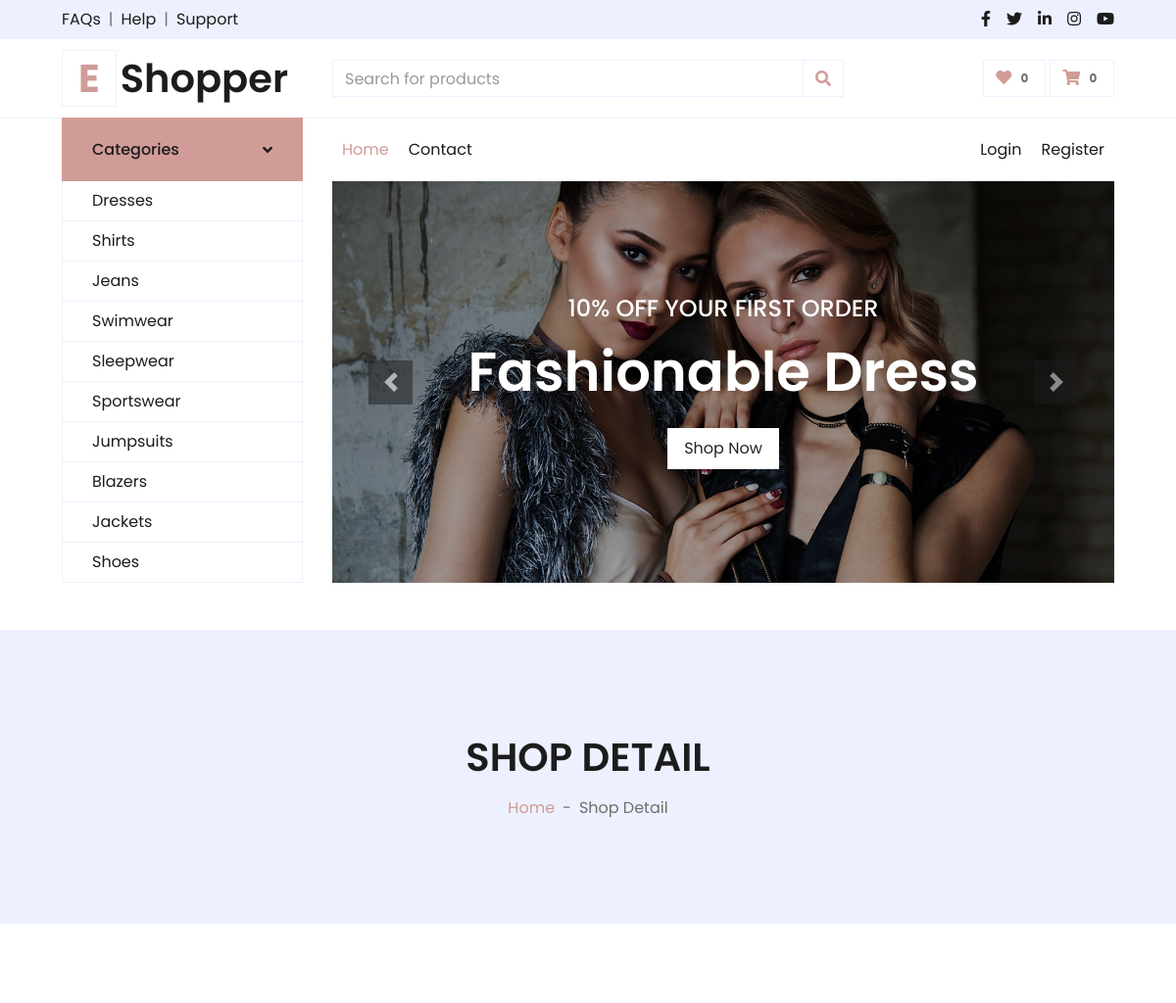
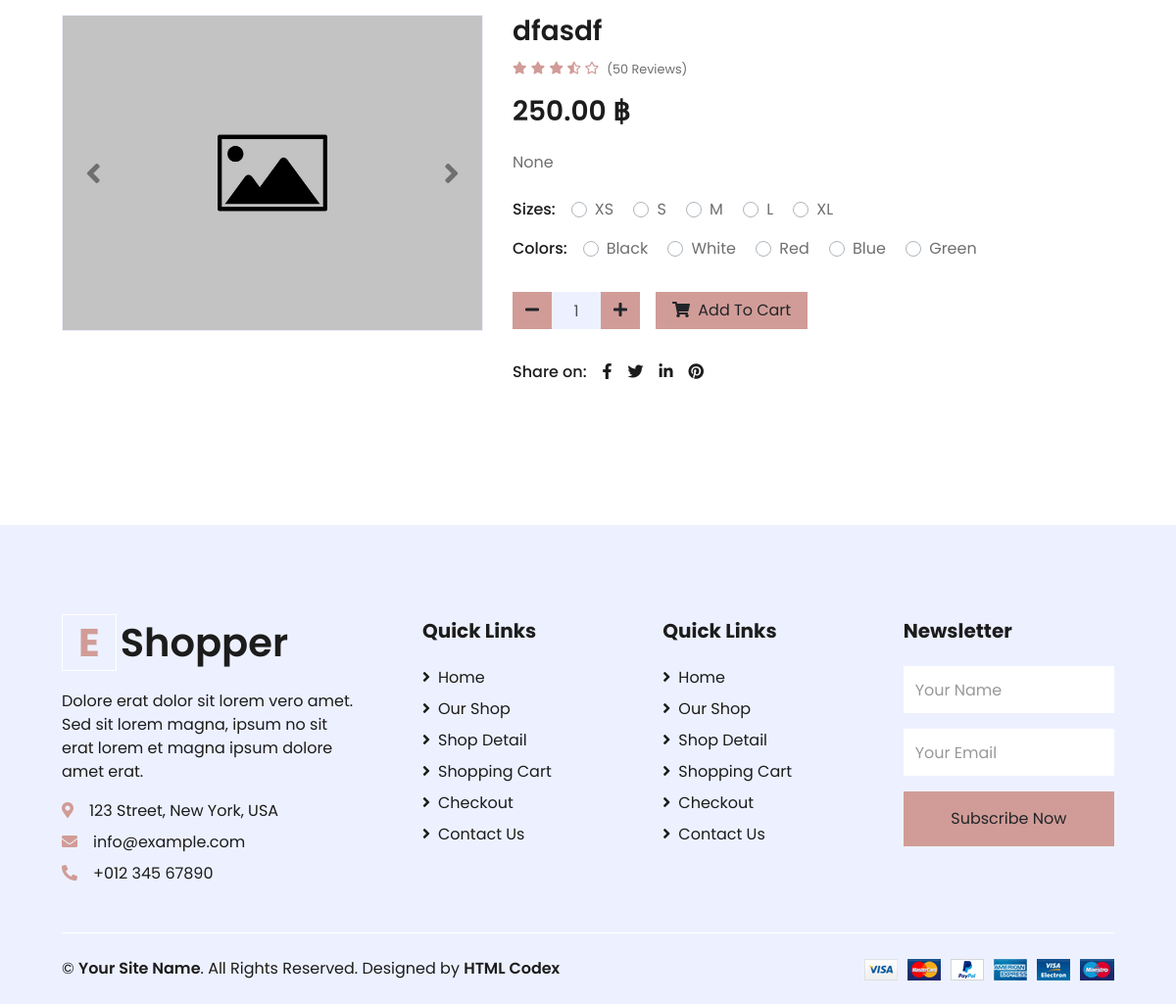
Page /store/detail/1 on the committed database (2 pictures, top to bottom).
### clothing_store/models.py (models this page shows, shortened)
class Product_List(models.Model):
    name = models.CharField(max_length=50, blank=True, null=True)
    GENDER_CHOICES = [
        ('male', 'ชาย ♂'),
        ('female', 'หญิง ♀'),
    ]
    gender = models.CharField(max_length=20, choices=GENDER_CHOICES)
    Size_CHOICES = [
        ('XS', 'XS'),
        ('S', 'S'),
        ('M', 'M'),
        ('L', 'L'),
        ('XL', 'XL'),
    ]
    size = models.CharField(max_length=20, choices=Size_CHOICES)
    price= models.DecimalField(max_digits=10, decimal_places=2)
    description = models.TextField(max_length=200, blank=True, null=True)
    plain_color = models.ForeignKey(Plain_Color, on_delete=models.CASCADE, blank=True, null=True)
    pattern = models.ForeignKey(Pattern, on_delete=models.CASCADE, blank=True, null=True) # ลวดลาย
    image_shirt = models.ImageField(upload_to='clothing_store/static/img/shirt/', default='default.png')

### clothing_store/views.py (the view)
# urls.py: path('store/detail/<int:id>',views.DetailPageStore, name="home_detail_store"),
def DetailPageStore(request, id):
    pd_list = Product_List.objects.get(pk=id)
    return render(request, 'shop-template/detail.html', {'row': pd_list})

### clothing_store/templates/shop-template/detail.html (shortened to what this page needs)
{% extends 'shop-template/layout.html' %}
{% load static %}
{% block Products01 %}
<div class="container-fluid bg-secondary mb-5">
    <div class="d-flex flex-column align-items-center justify-content-center" style="min-height: 300px">
        <h1 class="font-weight-semi-bold text-uppercase mb-3">Shop Detail</h1>
        <div class="d-inline-flex">
            <p class="m-0"><a href="">Home</a></p>
            <p class="m-0 px-2">-</p>
            <p class="m-0">Shop Detail</p>
        </div>
    </div>
</div>
<div class="container-fluid py-5">
    <div class="row px-xl-5">
        <div class="col-lg-5 pb-5">
            <div id="product-carousel" class="carousel slide" data-ride="carousel">
                <div class="carousel-inner border">
                    <div class="carousel-item active">
                        <img class="w-100 h-100" src="{% if row.image_shirt == 'default.png' %}{% static 'shop-template/img/default-image.jpg' %}{% else %}{{ row.image_shirt.url }}{% endif %}" alt="Image">
                    </div>
                </div>
                <a class="carousel-control-prev" href="#product-carousel" data-slide="prev">
                    <i class="fa fa-2x fa-angle-left text-dark"></i>
                </a>
                <a class="carousel-control-next" href="#product-carousel" data-slide="next">
                    <i class="fa fa-2x fa-angle-right text-dark"></i>
                </a>
            </div>
        </div>
        <div class="col-lg-7 pb-5">
            <h3 class="font-weight-semi-bold">{{ row.name }}</h3>
            <div class="d-flex mb-3">
                <div class="text-primary mr-2">
                    <small class="fas fa-star"></small>
                    <small class="fas fa-star"></small>
                    <small class="fas fa-star"></small>
                    <small class="fas fa-star-half-alt"></small>
                    <small class="far fa-star"></small>
                </div>
                <small class="pt-1">(50 Reviews)</small>
            </div>
            <h3 class="font-weight-semi-bold mb-4">{{ row.price }} ฿</h3>
            <p class="mb-4">{{ row.description }}</p>
            <div class="d-flex mb-3">
                <p class="text-dark font-weight-medium mb-0 mr-3">Sizes:</p>
                <form>
                    <div class="custom-control custom-radio custom-control-inline">
                        <label class="custom-control-label" for="size-1">XS</label>
                    </div>
                    <div class="custom-control custom-radio custom-control-inline">
                        <label class="custom-control-label" for="size-2">S</label>
                    </div>
                    <div class="custom-control custom-radio custom-control-inline">
                        <label class="custom-control-label" for="size-3">M</label>
                    </div>
                    <div class="custom-control custom-radio custom-control-inline">
                        <label class="custom-control-label" for="size-4">L</label>
                    </div>
                    <div class="custom-control custom-radio custom-control-inline">
                        <label class="custom-control-label" for="size-5">XL</label>
                    </div>
                </form>
            </div>
            <div class="d-flex mb-4">
                <p class="text-dark font-weight-medium mb-0 mr-3">Colors:</p>
                <form>
                    <div class="custom-control custom-radio custom-control-inline">
                        <label class="custom-control-label" for="color-1">Black</label>
                    </div>
                    <div class="custom-control custom-radio custom-control-inline">
                        <label class="custom-control-label" for="color-2">White</label>
                    </div>
                    <div class="custom-control custom-radio custom-control-inline">
                        <label class="custom-control-label" for="color-3">Red</label>
                    </div>
                    <div class="custom-control custom-radio custom-control-inline">
                        <label class="custom-control-label" for="color-4">Blue</label>
                    </div>
                    <div class="custom-control custom-radio custom-control-inline">
                        <label class="custom-control-label" for="color-5">Green</label>
                    </div>
                </form>
            </div>
            <div class="d-flex align-items-center mb-4 pt-2">
                <div class="input-group quantity mr-3" style="width: 130px;">
                    <div class="input-group-btn">
                        <button class="btn btn-primary btn-minus" >
                        <i class="fa fa-minus"></i>
                        </button>
                    </div>
                    <input type="text" class="form-control bg-secondary text-center" value="1">
                    <div class="input-group-btn">
                        <button class="btn btn-primary btn-plus">
                            <i class="fa fa-plus"></i>
                        </button>
                    </div>
                </div>
                <button class="btn btn-primary px-3"><i class="fa fa-shopping-cart mr-1"></i> Add To Cart</button>
            </div>
            <div class="d-flex pt-2">
                <p class="text-dark font-weight-medium mb-0 mr-2">Share on:</p>
                <div class="d-inline-flex">
                    <a class="text-dark px-2" href="">
                        <i class="fab fa-facebook-f"></i>
                    </a>
                    <a class="text-dark px-2" href="">
                        <i class="fab fa-twitter"></i>
                    </a>
                    <a class="text-dark px-2" href="">
                        <i class="fab fa-linkedin-in"></i>
                    </a>
                    <a class="text-dark px-2" href="">
                        <i class="fab fa-pinterest"></i>
                    </a>
                </div>
            </div>
        </div>
    </div>
</div>
{% endblock %}

### rows in the picture
Product_List: name "dfasdf", price "250.00", description "None"
